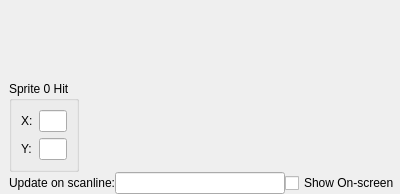
<?xml version="1.0" encoding="UTF-8"?>
<ui version="4.0">
 <class>OAMVisualizerDockWidget</class>
 <widget class="QDockWidget" name="OAMVisualizerDockWidget">
  <property name="geometry">
   <rect>
    <x>0</x>
    <y>0</y>
    <width>400</width>
    <height>194</height>
   </rect>
  </property>
  <property name="windowTitle">
   <string>OAM Memory Visualizer</string>
  </property>
  <widget class="QWidget" name="dockWidgetContents">
   <layout class="QGridLayout" name="gridLayout">
    <property name="margin">
     <number>0</number>
    </property>
    <property name="spacing">
     <number>0</number>
    </property>
    <item row="0" column="1">
     <layout class="QGridLayout" name="gridLayout_5">
      <property name="leftMargin">
       <number>9</number>
      </property>
      <property name="bottomMargin">
       <number>0</number>
      </property>
      <property name="horizontalSpacing">
       <number>6</number>
      </property>
      <property name="verticalSpacing">
       <number>0</number>
      </property>
      <item row="0" column="1">
       <widget class="QFrame" name="frame">
        <property name="sizePolicy">
         <sizepolicy hsizetype="Expanding" vsizetype="Expanding">
          <horstretch>0</horstretch>
          <verstretch>0</verstretch>
         </sizepolicy>
        </property>
        <property name="frameShape">
         <enum>QFrame::NoFrame</enum>
        </property>
        <property name="frameShadow">
         <enum>QFrame::Sunken</enum>
        </property>
        <layout class="QGridLayout" name="gridLayout_2">
         <property name="margin">
          <number>0</number>
         </property>
         <property name="spacing">
          <number>0</number>
         </property>
        </layout>
       </widget>
      </item>
      <item row="1" column="0" colspan="2">
       <layout class="QHBoxLayout" name="horizontalLayout_2">
        <item>
         <widget class="QLabel" name="label">
          <property name="text">
           <string>Update on scanline:</string>
          </property>
         </widget>
        </item>
        <item>
         <widget class="QLineEdit" name="updateScanline"/>
        </item>
        <item>
         <widget class="QCheckBox" name="showVisible">
          <property name="text">
           <string>Show On-screen</string>
          </property>
         </widget>
        </item>
       </layout>
      </item>
      <item row="0" column="0">
       <layout class="QVBoxLayout" name="verticalLayout">
        <item>
         <spacer name="verticalSpacer">
          <property name="orientation">
           <enum>Qt::Vertical</enum>
          </property>
          <property name="sizeType">
           <enum>QSizePolicy::Expanding</enum>
          </property>
          <property name="sizeHint" stdset="0">
           <size>
            <width>20</width>
            <height>16777215</height>
           </size>
          </property>
         </spacer>
        </item>
        <item>
         <widget class="QGroupBox" name="groupBox">
          <property name="sizePolicy">
           <sizepolicy hsizetype="Fixed" vsizetype="Expanding">
            <horstretch>0</horstretch>
            <verstretch>0</verstretch>
           </sizepolicy>
          </property>
          <property name="minimumSize">
           <size>
            <width>0</width>
            <height>0</height>
           </size>
          </property>
          <property name="maximumSize">
           <size>
            <width>70</width>
            <height>16777215</height>
           </size>
          </property>
          <property name="title">
           <string>Sprite 0 Hit</string>
          </property>
          <property name="flat">
           <bool>false</bool>
          </property>
          <property name="checkable">
           <bool>false</bool>
          </property>
          <layout class="QGridLayout" name="gridLayout_4">
           <property name="sizeConstraint">
            <enum>QLayout::SetDefaultConstraint</enum>
           </property>
           <item row="0" column="1">
            <widget class="QLineEdit" name="sprite0HitX">
             <property name="sizePolicy">
              <sizepolicy hsizetype="Fixed" vsizetype="Fixed">
               <horstretch>0</horstretch>
               <verstretch>0</verstretch>
              </sizepolicy>
             </property>
            </widget>
           </item>
           <item row="2" column="1">
            <widget class="QLineEdit" name="sprite0HitY">
             <property name="sizePolicy">
              <sizepolicy hsizetype="Fixed" vsizetype="Fixed">
               <horstretch>0</horstretch>
               <verstretch>0</verstretch>
              </sizepolicy>
             </property>
            </widget>
           </item>
           <item row="0" column="0">
            <widget class="QLabel" name="label_2">
             <property name="text">
              <string>X:</string>
             </property>
            </widget>
           </item>
           <item row="2" column="0">
            <widget class="QLabel" name="label_3">
             <property name="text">
              <string>Y:</string>
             </property>
            </widget>
           </item>
          </layout>
         </widget>
        </item>
       </layout>
      </item>
     </layout>
    </item>
   </layout>
  </widget>
 </widget>
 <resources/>
 <connections/>
</ui>
